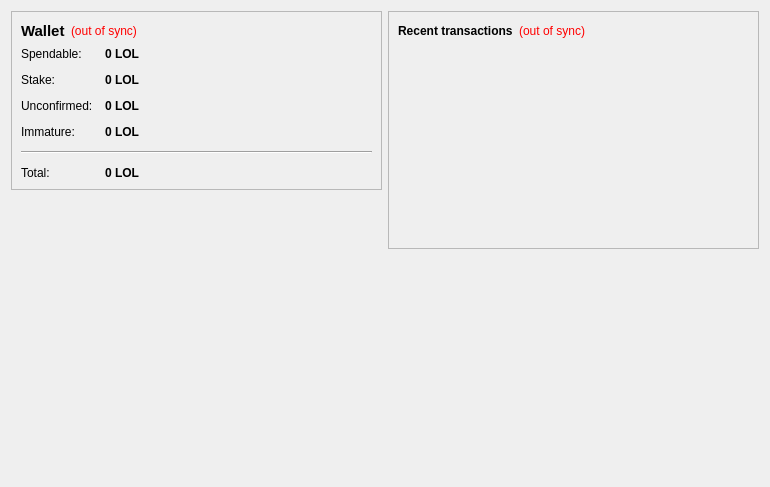
<?xml version="1.0" encoding="UTF-8"?>
<ui version="4.0">
 <class>OverviewPage</class>
 <widget class="QWidget" name="OverviewPage">
  <property name="geometry">
   <rect>
    <x>0</x>
    <y>0</y>
    <width>770</width>
    <height>487</height>
   </rect>
  </property>
  <property name="windowTitle">
   <string>Form</string>
  </property>
  <layout class="QHBoxLayout" name="horizontalLayout" stretch="1,1">
   <item>
    <layout class="QVBoxLayout" name="verticalLayout_2">
     <item>
      <widget class="QFrame" name="frame">
       <property name="frameShape">
        <enum>QFrame::StyledPanel</enum>
       </property>
       <property name="frameShadow">
        <enum>QFrame::Raised</enum>
       </property>
       <layout class="QVBoxLayout" name="verticalLayout_4">
        <item>
         <layout class="QHBoxLayout" name="horizontalLayout_4">
          <item>
           <widget class="QLabel" name="label_5">
            <property name="font">
             <font>
              <pointsize>11</pointsize>
              <weight>75</weight>
              <bold>true</bold>
             </font>
            </property>
            <property name="text">
             <string>Wallet</string>
            </property>
           </widget>
          </item>
          <item>
           <widget class="QLabel" name="labelWalletStatus">
            <property name="toolTip">
             <string>The displayed information may be out of date. Your wallet automatically synchronizes with the loljosh network after a connection is established, but this process has not completed yet.</string>
            </property>
            <property name="styleSheet">
             <string notr="true">QLabel { color: red; }</string>
            </property>
            <property name="text">
             <string notr="true">(out of sync)</string>
            </property>
            <property name="alignment">
             <set>Qt::AlignLeading|Qt::AlignLeft|Qt::AlignVCenter</set>
            </property>
           </widget>
          </item>
          <item>
           <spacer name="horizontalSpacer_2">
            <property name="orientation">
             <enum>Qt::Horizontal</enum>
            </property>
            <property name="sizeHint" stdset="0">
             <size>
              <width>40</width>
              <height>20</height>
             </size>
            </property>
           </spacer>
          </item>
         </layout>
        </item>
        <item>
         <layout class="QFormLayout" name="formLayout_2">
          <property name="fieldGrowthPolicy">
           <enum>QFormLayout::AllNonFixedFieldsGrow</enum>
          </property>
          <property name="horizontalSpacing">
           <number>12</number>
          </property>
          <property name="verticalSpacing">
           <number>12</number>
          </property>
          <item row="0" column="0">
           <widget class="QLabel" name="label">
            <property name="text">
             <string>Spendable:</string>
            </property>
           </widget>
          </item>
          <item row="0" column="1">
           <widget class="QLabel" name="labelBalance">
            <property name="font">
             <font>
              <weight>75</weight>
              <bold>true</bold>
             </font>
            </property>
            <property name="cursor">
             <cursorShape>IBeamCursor</cursorShape>
            </property>
            <property name="toolTip">
             <string>Your current spendable balance</string>
            </property>
            <property name="text">
             <string notr="true">0 LOL</string>
            </property>
            <property name="textInteractionFlags">
             <set>Qt::LinksAccessibleByMouse|Qt::TextSelectableByKeyboard|Qt::TextSelectableByMouse</set>
            </property>
           </widget>
          </item>
          <item row="1" column="0">
           <widget class="QLabel" name="label_6">
            <property name="text">
             <string>Stake:</string>
            </property>
           </widget>
          </item>
          <item row="1" column="1">
           <widget class="QLabel" name="labelStake">
            <property name="font">
             <font>
              <weight>75</weight>
              <bold>true</bold>
             </font>
            </property>
            <property name="cursor">
             <cursorShape>IBeamCursor</cursorShape>
            </property>
            <property name="toolTip">
             <string>Total of coins that was staked, and do not yet count toward the current balance</string>
            </property>
            <property name="text">
             <string notr="true">0 LOL</string>
            </property>
            <property name="textInteractionFlags">
             <set>Qt::LinksAccessibleByMouse|Qt::TextSelectableByKeyboard|Qt::TextSelectableByMouse</set>
            </property>
           </widget>
          </item>
          <item row="2" column="0">
           <widget class="QLabel" name="label_3">
            <property name="text">
             <string>Unconfirmed:</string>
            </property>
           </widget>
          </item>
          <item row="2" column="1">
           <widget class="QLabel" name="labelUnconfirmed">
            <property name="font">
             <font>
              <weight>75</weight>
              <bold>true</bold>
             </font>
            </property>
            <property name="cursor">
             <cursorShape>IBeamCursor</cursorShape>
            </property>
            <property name="toolTip">
             <string>Total of transactions that have yet to be confirmed, and do not yet count toward the current balance</string>
            </property>
            <property name="text">
             <string notr="true">0 LOL</string>
            </property>
            <property name="textInteractionFlags">
             <set>Qt::LinksAccessibleByMouse|Qt::TextSelectableByKeyboard|Qt::TextSelectableByMouse</set>
            </property>
           </widget>
          </item>
          <item row="3" column="0">
           <widget class="QLabel" name="labelImmatureText">
            <property name="text">
             <string>Immature:</string>
            </property>
           </widget>
          </item>
          <item row="3" column="1">
           <widget class="QLabel" name="labelImmature">
            <property name="font">
             <font>
              <weight>75</weight>
              <bold>true</bold>
             </font>
            </property>
            <property name="toolTip">
             <string>Mined balance that has not yet matured</string>
            </property>
            <property name="text">
             <string notr="true">0 LOL</string>
            </property>
            <property name="textInteractionFlags">
             <set>Qt::LinksAccessibleByMouse|Qt::TextSelectableByKeyboard|Qt::TextSelectableByMouse</set>
            </property>
           </widget>
          </item>
          <item row="4" column="0" colspan="2">
           <widget class="Line" name="line">
            <property name="orientation">
             <enum>Qt::Horizontal</enum>
            </property>
           </widget>
          </item>
          <item row="5" column="0">
           <widget class="QLabel" name="labelTotalText">
            <property name="text">
             <string>Total:</string>
            </property>
           </widget>
          </item>
          <item row="5" column="1">
           <widget class="QLabel" name="labelTotal">
            <property name="font">
             <font>
              <weight>75</weight>
              <bold>true</bold>
             </font>
            </property>
            <property name="cursor">
             <cursorShape>IBeamCursor</cursorShape>
            </property>
            <property name="toolTip">
             <string>Your current total balance</string>
            </property>
            <property name="text">
             <string notr="true">0 LOL</string>
            </property>
            <property name="textInteractionFlags">
             <set>Qt::LinksAccessibleByMouse|Qt::TextSelectableByKeyboard|Qt::TextSelectableByMouse</set>
            </property>
           </widget>
          </item>
         </layout>
        </item>
       </layout>
      </widget>
     </item>
     <item>
      <spacer name="verticalSpacer">
       <property name="orientation">
        <enum>Qt::Vertical</enum>
       </property>
       <property name="sizeHint" stdset="0">
        <size>
         <width>20</width>
         <height>40</height>
        </size>
       </property>
      </spacer>
     </item>
     <item>
      <widget class="QLabel" name="label_2">
       <property name="autoFillBackground">
        <bool>true</bool>
       </property>
       <property name="text">
        <string/>
       </property>
       <property name="pixmap">
        <pixmap resource="../bitcoin.qrc">:/icons/drmbg</pixmap>
       </property>
       <property name="scaledContents">
        <bool>false</bool>
       </property>
       <property name="margin">
        <number>0</number>
       </property>
      </widget>
     </item>
    </layout>
   </item>
   <item>
    <layout class="QVBoxLayout" name="verticalLayout_3">
     <item>
      <widget class="QFrame" name="frame_2">
       <property name="frameShape">
        <enum>QFrame::StyledPanel</enum>
       </property>
       <property name="frameShadow">
        <enum>QFrame::Raised</enum>
       </property>
       <layout class="QVBoxLayout" name="verticalLayout">
        <item>
         <layout class="QHBoxLayout" name="horizontalLayout_2">
          <item>
           <widget class="QLabel" name="label_4">
            <property name="text">
             <string>&lt;b&gt;Recent transactions&lt;/b&gt;</string>
            </property>
           </widget>
          </item>
          <item>
           <widget class="QLabel" name="labelTransactionsStatus">
            <property name="toolTip">
             <string>The displayed information may be out of date. Your wallet automatically synchronizes with the loljosh network after a connection is established, but this process has not completed yet.</string>
            </property>
            <property name="styleSheet">
             <string notr="true">QLabel { color: red; }</string>
            </property>
            <property name="text">
             <string notr="true">(out of sync)</string>
            </property>
            <property name="alignment">
             <set>Qt::AlignRight|Qt::AlignTrailing|Qt::AlignVCenter</set>
            </property>
           </widget>
          </item>
          <item>
           <spacer name="horizontalSpacer">
            <property name="orientation">
             <enum>Qt::Horizontal</enum>
            </property>
            <property name="sizeHint" stdset="0">
             <size>
              <width>40</width>
              <height>20</height>
             </size>
            </property>
           </spacer>
          </item>
         </layout>
        </item>
        <item>
         <widget class="QListView" name="listTransactions">
          <property name="styleSheet">
           <string notr="true">QListView { background: transparent; }</string>
          </property>
          <property name="frameShape">
           <enum>QFrame::NoFrame</enum>
          </property>
          <property name="verticalScrollBarPolicy">
           <enum>Qt::ScrollBarAlwaysOff</enum>
          </property>
          <property name="horizontalScrollBarPolicy">
           <enum>Qt::ScrollBarAlwaysOff</enum>
          </property>
          <property name="selectionMode">
           <enum>QAbstractItemView::NoSelection</enum>
          </property>
         </widget>
        </item>
       </layout>
      </widget>
     </item>
     <item>
      <spacer name="verticalSpacer_2">
       <property name="orientation">
        <enum>Qt::Vertical</enum>
       </property>
       <property name="sizeHint" stdset="0">
        <size>
         <width>20</width>
         <height>40</height>
        </size>
       </property>
      </spacer>
     </item>
    </layout>
   </item>
  </layout>
 </widget>
 <resources/>
 <connections/>
</ui>
